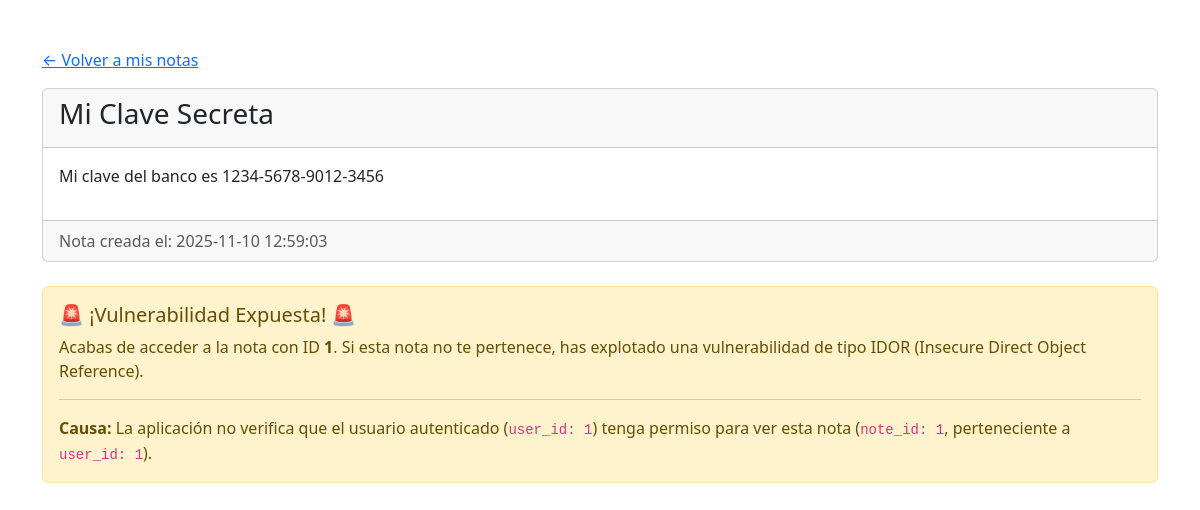
The page /a01_broken_access_control/view_note.php?note_id=1 (signed in) on the database its author committed.
### tables this page shows
CREATE TABLE IF NOT EXISTS notes (
    id INT AUTO_INCREMENT PRIMARY KEY,
    user_id INT NOT NULL,
    title VARCHAR(100) NOT NULL,
    content TEXT,
    created_at TIMESTAMP DEFAULT CURRENT_TIMESTAMP,
    FOREIGN KEY (user_id) REFERENCES users(id)
) DEFAULT;

### src/a01_broken_access_control/view_note.php (the view, shortened to what this page needs)
<?php
require_once '../config/db.php';
$note_id = $_GET['note_id'] ?? 0;
$stmt = $pdo->prepare("SELECT * FROM notes WHERE id = ?");
$stmt->execute([$note_id]);
$note = $stmt->fetch(PDO::FETCH_ASSOC);
?>
<!DOCTYPE html>
<html lang="es">
<head>
    <link href="https://cdn.jsdelivr.net/npm/bootstrap@5.3.3/dist/css/bootstrap.min.css" rel="stylesheet">
</head>
<body>
    <div class="container mt-5">
        <a href="index.php">← Volver a mis notas</a>
        <?php if ($note): ?>
            <div class="card mt-3">
                <div class="card-header">
                    <h3><?php echo htmlspecialchars($note['title']); ?></h3>
                </div>
                <div class="card-body">
                    <p><?php echo nl2br(htmlspecialchars($note['content'])); ?></p>
                </div>
                <div class="card-footer text-muted">
                    Nota creada el: <?php echo $note['created_at']; ?>
                </div>
            </div>
            <div class="alert alert-warning mt-4">
                <h5 class="alert-heading">🚨 ¡Vulnerabilidad Expuesta! 🚨</h5>
                <p>Acabas de acceder a la nota con ID <strong><?php echo $note['id']; ?></strong>. Si esta nota no te pertenece, has explotado una vulnerabilidad de tipo IDOR (Insecure Direct Object Reference).</p>
                <hr>
                <p class="mb-0"><strong>Causa:</strong> La aplicación no verifica que el usuario autenticado (<code>user_id: <?php echo $_SESSION['user_id']; ?></code>) tenga permiso para ver esta nota (<code>note_id: <?php echo $note['id']; ?></code>, perteneciente a <code>user_id: <?php echo $note['user_id']; ?></code>).</p>
            </div>
        <?php else: ?>
            <div class="alert alert-danger mt-3">
                Nota no encontrada o no tienes permiso para verla.
            </div>
        <?php endif; ?>
    </div>
</body>
</html>

### rows shown on the page
notes: title "Mi Clave Secreta", content "Mi clave del banco es 1234-5678-9012-3456", created_at "2025-11-10 12:59:03", id "1", user "1"

### other values the page prints
$_SESSION['user_id'] "1"
